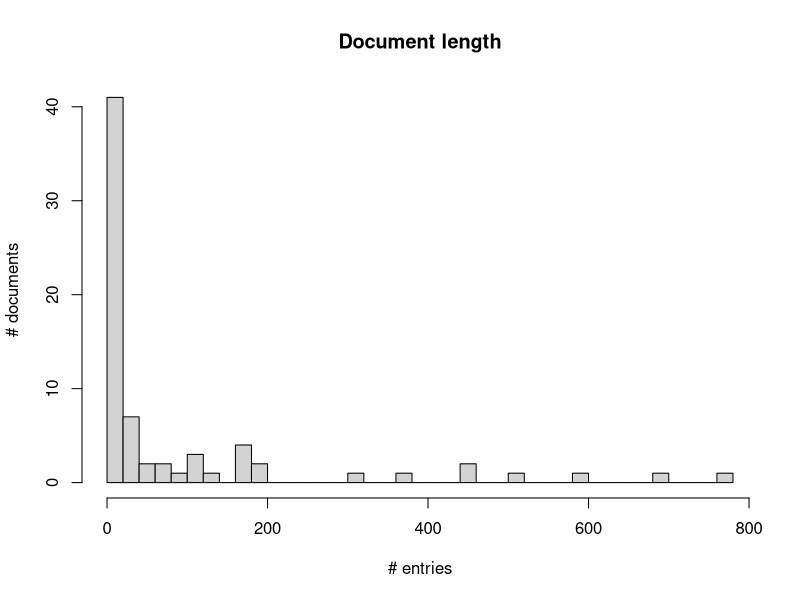
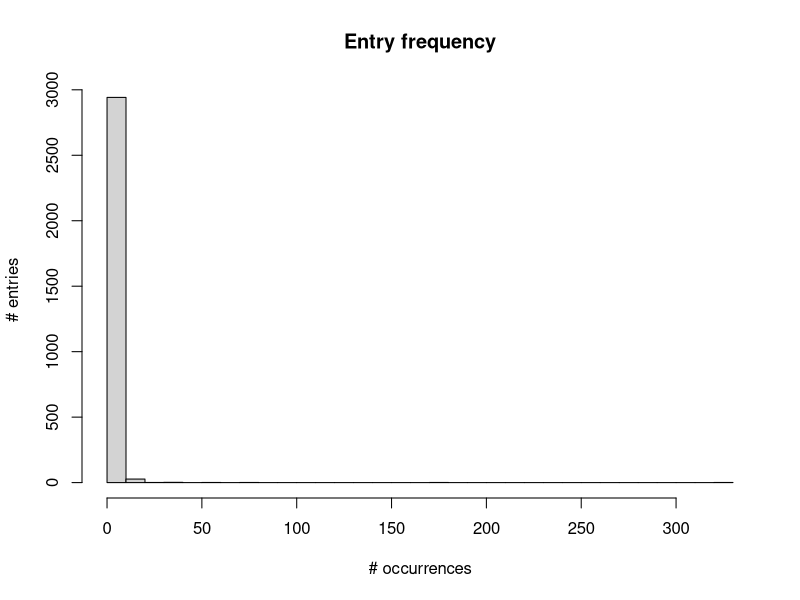
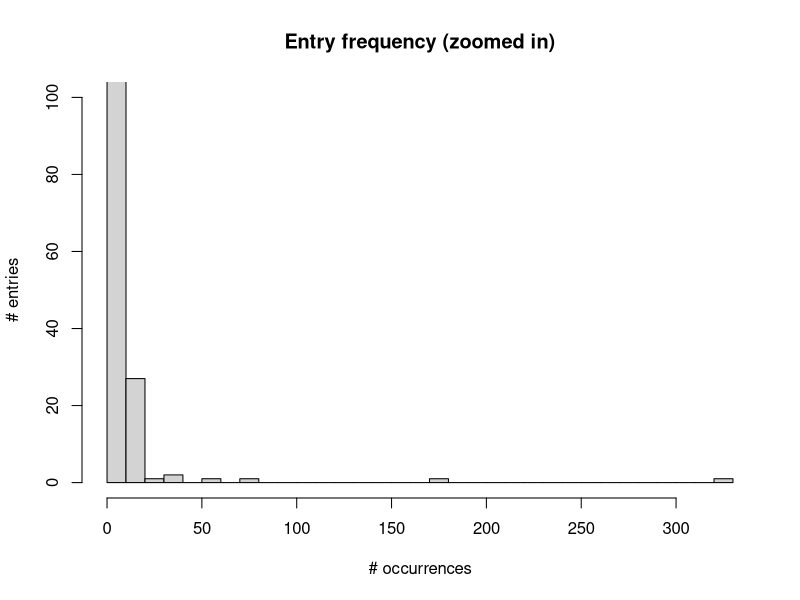
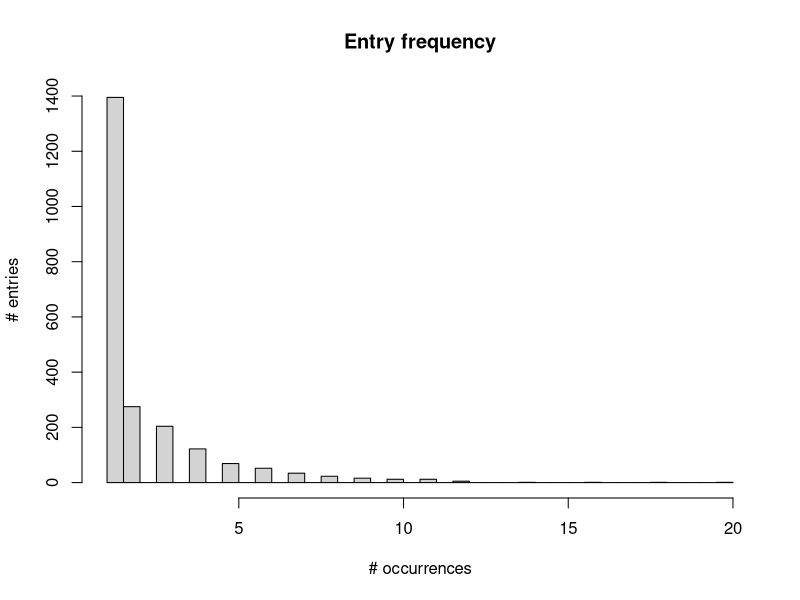
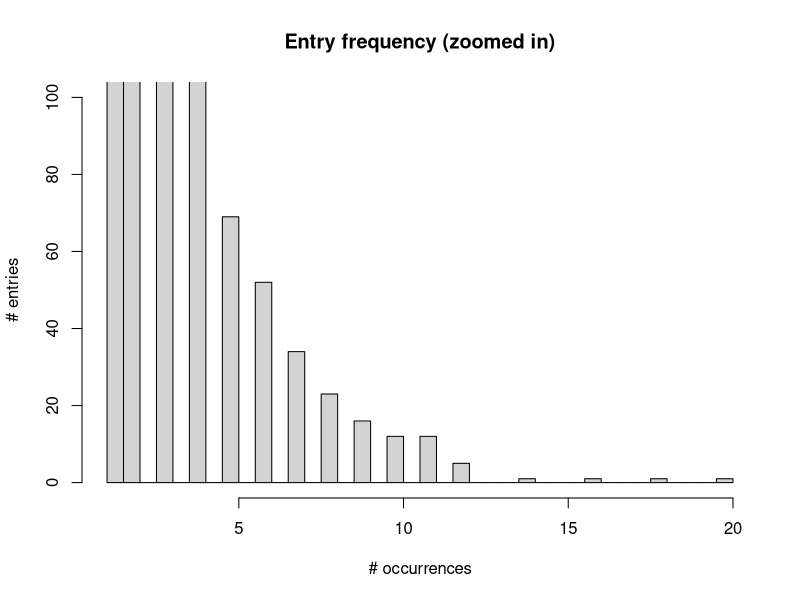
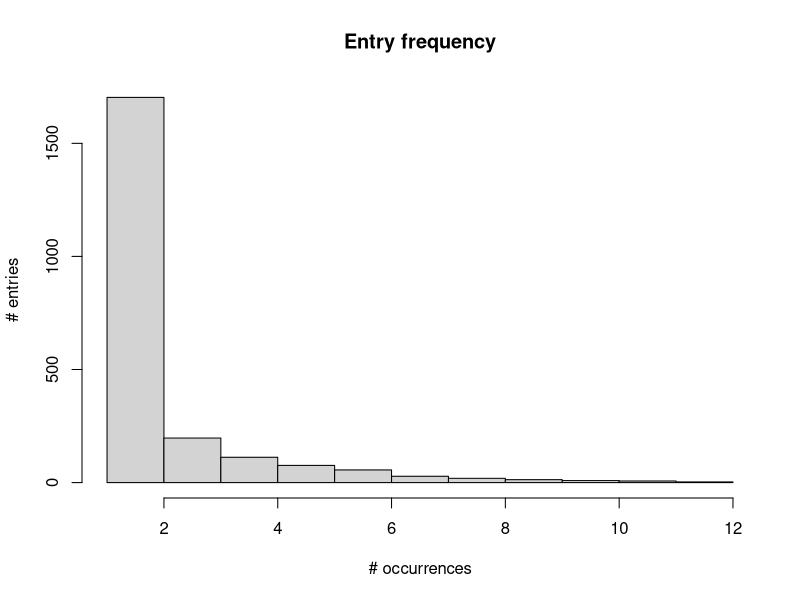

The R script that drew these images, in order:
## ---- chunk 1
knitr::opts_chunk$set(echo = FALSE)
knitr::opts_knit$set(root.dir = "~/Box Sync/digital-humanities-phylogenetics/")
## ---- chunk 2

#### Setup
## If you haven't already, install and load the required packages. 

# install.packages(c("ggplot2", "ggdendro", "reshape", "scales", "RColorBrewer", "gtools", "reshape2"))

#source("http://bioconductor.org/biocLite.R")
#biocLite("BiocInstaller")
#biocLite("phangorn")

library(ggplot2)
library(ggdendro)
library(reshape)
library(reshape2)
library(scales)
library(RColorBrewer)
library(gtools)
library(phangorn)
## ---- chunk 3
dtm_df = read.csv("data/pass/Q39_par_dtm.csv", 
                  stringsAsFactors = F, row.names = 1) 
## ---- chunk 4
head(dtm_df[,1:3])
## ---- chunk 5
cols_to_sum = ncol(dtm_df)
rows_to_sum = nrow(dtm_df)

dim(dtm_df) 
## ---- chunk 6
dtm_df$num_entries = rowSums(dtm_df[1:cols_to_sum])
dtm_df["num_occurrences",] = colSums(dtm_df[1:rows_to_sum,])
dtm_df["num_occurrences","num_entries"] = NA 
## ---- chunk 7
hist(dtm_df$num_entries, breaks = 30, main = "Document length", 
     ylab = "# documents", xlab = "# entries")
## ---- chunk 8
dtm_df = dtm_df[order(dtm_df$num_entries, decreasing = TRUE),]
head(dtm_df["num_entries"])

num_occurrences = unlist(dtm_df["num_occurrences",])
hist(num_occurrences, breaks = 30, main = "Entry frequency", 
     ylab = "# entries", xlab = "# occurrences")
hist(num_occurrences, breaks = 30, ylim = c(0, 100), 
     main = "Entry frequency (zoomed in)", 
     ylab = "# entries", xlab = "# occurrences")
## ---- chunk 9
rare = round(length(which(dtm_df["num_occurrences",] <=2))/cols_to_sum*100,2)
common_entries = colnames(dtm_df[which(dtm_df["num_occurrences",] >=10)])
most_common = max(dtm_df["num_occurrences",], na.rm = TRUE)
most_common_entry = colnames(dtm_df[which(dtm_df["num_occurrences",] == most_common)])
## ---- chunk 10
common_entries[1:15]
## ---- chunk 11
entries_with_na = grep("na.na", colnames(dtm_df))

if(length(entries_with_na) > 0) {
  dtm_df = dtm_df[,-entries_with_na]
  dtm_df$unknown = NULL
}
## ---- chunk 12
# Remove summary column and row
dtm_df$num_entries = NULL
dtm_df = dtm_df[-which(rownames(dtm_df) == "num_occurrences"),]

#recreate summary column and row
cols_to_sum = ncol(dtm_df)
rows_to_sum = nrow(dtm_df)

dtm_df$num_entries = rowSums(dtm_df[1:cols_to_sum])
dtm_df["num_occurrences",] = colSums(dtm_df[1:rows_to_sum,])
dtm_df["num_occurrences","num_entries"] = NA 
## ---- chunk 13
num_occurrences = unlist(dtm_df["num_occurrences",])
hist(num_occurrences, breaks = 30, main = "Entry frequency", 
     ylab = "# entries", xlab = "# occurrences")
hist(num_occurrences, breaks = 30, ylim = c(0, 100), 
     main = "Entry frequency (zoomed in)", 
     ylab = "# entries", xlab = "# occurrences")

rare = round(length(which(dtm_df["num_occurrences",] <=2))/cols_to_sum*100,2)
common_entries = colnames(dtm_df[which(dtm_df["num_occurrences",] >=10)])
most_common = max(dtm_df["num_occurrences",], na.rm = TRUE)
most_common_entry = colnames(dtm_df[which(dtm_df["num_occurrences",] == most_common)])
## ---- chunk 14
common_entries[1:15]
## ---- chunk 15
# Convert to binary presence/absence information
dtm_df = as.matrix((dtm_df > 0) + 0)

dtm_df = dtm_df[,order(colSums(dtm_df), decreasing = TRUE)]
dtm_df = as.data.frame(dtm_df)
## ---- chunk 16
dtm_df$num_entries = rowSums(dtm_df[1:cols_to_sum])
dtm_df["num_occurrences",] = colSums(dtm_df[1:rows_to_sum,])
dtm_df["num_occurrences","num_entries"] = NA 

num_occurrences = unlist(dtm_df["num_occurrences",])
most_frequent = max(num_occurrences, na.rm = TRUE)
most_frequent_entry = colnames(dtm_df[which(dtm_df["num_occurrences",] == most_frequent)])
## ---- chunk 17
# table(num_occurrences, useNA = "ifany")

num_occurrences = unlist(dtm_df["num_occurrences",])
hist(num_occurrences, breaks = max(num_occurrences, na.rm = TRUE), main = "Entry frequency", 
     ylab = "# entries", xlab = "# occurrences")
## ---- chunk 18
colnames(dtm_df)[which(dtm_df["num_occurrences",] >=10)]
## ---- chunk 19
# Keep all entries which appear in one of the outlier texts.
outlier_docs = c("Q000001", "P250736", "num_occurrences")
outlier_doc_data = dtm_df[outlier_docs,]
keep1 = which(outlier_doc_data["num_occurrences",] == 1)

# Also keep entries which appear in more than one document in the corpus.
keep2 = which(dtm_df["num_occurrences",] > 1)

all_keep = unique(c(keep1, keep2))

dtm_df = dtm_df[,all_keep]

dim(dtm_df)
## ---- chunk 20
# add back in num_entries column
dtm_df$num_entries = rowSums(dtm_df[1:cols_to_sum])

dtm_df = dtm_df[which(dtm_df$num_entries >= 10),]

#add document names as row names
#dtm_df$document = rownames(dtm_df)

# remove num_occurances row
dtm_df = dtm_df[-which(rownames(dtm_df) == "num_occurrences"),]

# remove num_entries column
dtm_df$num_entries = NULL

dim(dtm_df)
## ---- chunk 21
# function to extract entries of any specified document
get_entries = function(df, doc) {
  as.character(df[which(df$document == doc &
                          df$value == 1),]$variable)
}

# function to get number of shared entries for any specified document pair
get_shared_entries = function(df, doc1, doc2) {
  doc1_entries = get_entries(df, doc1)
  doc2_entries = get_entries(df, doc2)
  length(which(doc1_entries %in% doc2_entries))
}
## ---- chunk 22

calculate_distance = function(dtm) {
  row.names(dtm) = dtm$X
  dtm$X = NULL
  dtm$document = row.names(dtm)
  melted_dtm = melt(dtm)

  # initialize an empty dataframe
  docs = unique(melted_dtm$document)

  all_pairs = permutations(length(docs), 2, docs, repeats.allowed = T)
  all_pairs = as.data.frame(all_pairs, stringsAsFactors = FALSE)
  all_pairs$doc1 = all_pairs$V1
  all_pairs$doc2 = all_pairs$V2
  all_pairs$V1 = NULL
  all_pairs$V2 = NULL
  all_pairs$num_shared_entries = NA

  # compute the number of shared entries for each pair and add to dataframe
  for(i in 1:nrow(all_pairs)) {
    all_pairs[i,]$num_shared_entries = 
      get_shared_entries(melted_dtm, all_pairs[i,]$doc1, all_pairs[i,]$doc2)
  }

  # reorder the new data frame so that the document pairs with 
  # the most shared entries are on top
  all_pairs = all_pairs[order(-all_pairs$num_shared_entries),] 

  # add back in num_entries column
  dtm$num_entries = rowSums(dtm[1:cols_to_sum])

  # calculate similarity metric and add to dataframe
  all_pairs$similarity = NA
  all_pairs$distance = NA

  get_num_entries = function(df, doc) {
    df[which(df$document == doc),]$num_entries 
  }

  for(i in 1:nrow(all_pairs)) {
    doc1_entries = get_num_entries(dtm, all_pairs[i,]$doc1)
    doc2_entries = get_num_entries(dtm, all_pairs[i,]$doc2)
  
    all_pairs[i,]$similarity = 
      all_pairs[i,]$num_shared_entries / min(doc1_entries, doc2_entries)
  
    all_pairs[i,]$distance = 1 - all_pairs[i,]$similarity
  }

  return(all_pairs)
  
}
